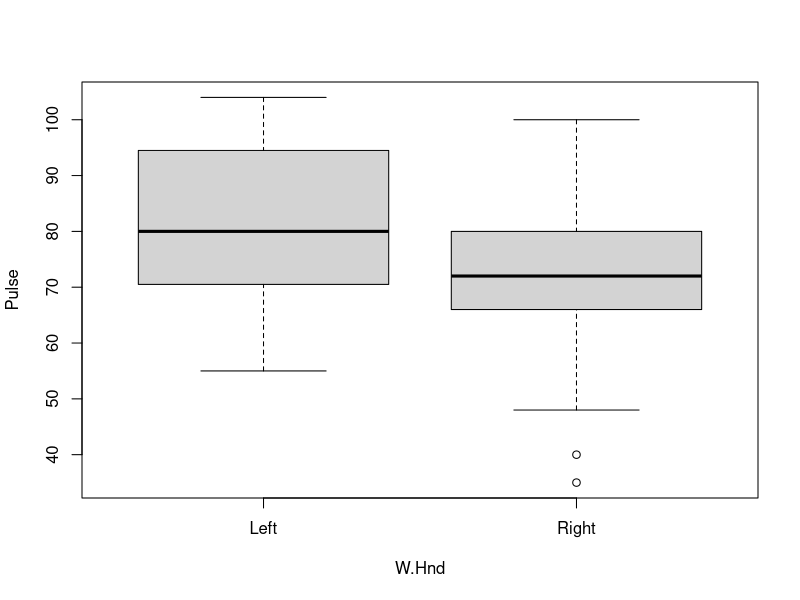

The R script that drew this image:
library(MASS)
data(survey)
attach(survey)

tapply(Pulse, W.Hnd, median, na.rm=T)
tapply(Pulse, W.Hnd, mean, na.rm=T)
tapply(Pulse, W.Hnd, sd, na.rm=T)

boxplot(Pulse ~ W.Hnd)
